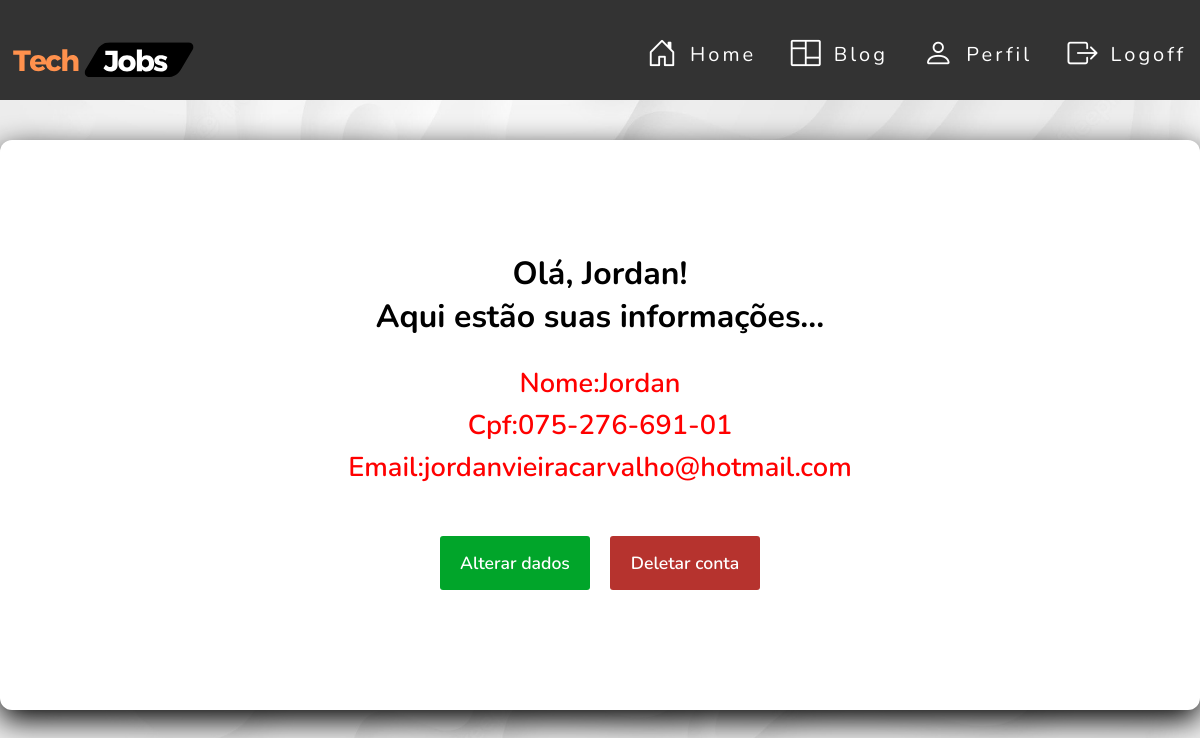
Screenshot of /usuarios/candidato/index.php (signed in) with the database file from the repository.
### tables this page shows
CREATE TABLE `usuario` (
  `id` int NOT NULL,
  `nome` varchar(40) DEFAULT NULL,
  `razao_social` varchar(50) DEFAULT NULL,
  `cpf` varchar(20) DEFAULT NULL,
  `cnpj` varchar(18) DEFAULT NULL,
  `senha` varchar(50) DEFAULT NULL,
  `email` varchar(50) NOT NULL,
  `sexo` varchar(20) DEFAULT NULL,
  `ddi` varchar(6) DEFAULT NULL,
  `ddd` varchar(20) DEFAULT NULL,
  `numero` varchar(17) DEFAULT NULL,
  `cep` varchar(15) DEFAULT NULL,
  `cidade` varchar(30) DEFAULT NULL,
  `logradouro` varchar(10) DEFAULT NULL,
  `bairro` varchar(30) DEFAULT NULL,
  `lote` varchar(10) DEFAULT NULL,
  `rua` varchar(30) DEFAULT NULL,
  `complemento` varchar(20) DEFAULT NULL,
  `curriculo` varchar(100) DEFAULT NULL,
  `perfil_id` int DEFAULT NULL
);

### src/database/conexao.php (called while the page is built)
<?php
class Conexao
{
    public static function getConexao()
    {
        try {
            return new PDO("mysql:host=127.0.0.1;dbname=techjobsdb", "root", "");
        } catch (\PDOException $e) {
            echo 'Error ao conectar com banco de dados. ' . $e->getMessage();
            return null;
        }
    }
}

### auth/permissoes.php (called while the page is built, shortened)
<?php
require_once __DIR__ . '/../src/database/conexao.php';
require_once __DIR__ . '/../src/dao/usuariodao.php';
$id = $_SESSION['usuario']['id'];
$dao = new UsuarioDAO();
$usuario = $dao->getById($id);

### src/dao/usuariodao.php (called while the page is built, shortened)
<?php
include_once __DIR__ . '/../database/conexao.php';
class  UsuarioDAO
{
    private $dbh;
    public function __construct()
    {
        $this->dbh = Conexao::getConexao();
    }
    public function getById($id)
    {
        $query = "SELECT * FROM usuario WHERE id = :id";
        $stmt = $this->dbh->prepare($query);
        $stmt->bindParam(":id", $id);
        $stmt->execute();
        $row = $stmt->fetch(PDO::FETCH_BOTH);
        $this->dbh = null;
        return $row;
    }
    public function getByPerfilId($perfil_id)
    {
        $query = "SELECT * FROM usuario WHERE perfil_id = :perfil_id";
        $stmt = $this->dbh->prepare($query);
        $stmt->bindParam(":perfil_id", $perfil_id);
        $stmt->execute();
        $row = $stmt->fetch(PDO::FETCH_BOTH);
        $this->dbh = null;
        return $row;
    }
}

### usuarios/candidato/index.php (the view, shortened to what this page needs)
<?php
require_once __DIR__ . '/../../src/database/conexao.php';
require_once __DIR__ . '/../../src/dao/usuariodao.php';
require_once __DIR__ . '/../../auth/permissoes.php';
?>
<!doctype html>
<html lang="en">
<head>
    <link rel="stylesheet" href="https://cdnjs.cloudflare.com/ajax/libs/font-awesome/4.7.0/css/font-awesome.min.css"
/>
    <link href="https://unpkg.com/progressive-image@1.2.0/dist/index.css" rel="stylesheet" type="text/css">
    <link href="https://unpkg.com/aos@2.3.1/dist/aos.css" rel="stylesheet">
    <link rel="stylesheet" href="../../assets/css/style.css">
    <link rel="stylesheet" href="../../assets/css/usuario.css">
    <link rel="stylesheet" href="../../assets/css/button.css">
    <link rel="stylesheet" href="https://cdn.jsdelivr.net/npm/bootstrap-icons@1.11.1/font/bootstrap-icons.css">
</head>
<body>
<header class="main-header">
    <nav class="main-header-content">
        <div class="logo">
            <a href="../../view/home.php">
                <img src="../../assets/img/Tech%20(1).svg" alt="" width="200px" height="100px">
            </a>
        </div>
        <nav class="menu">
            <ul>
                <li class="item-menu">
                    <a href="../../view/home.php">
                        <span class="icon"><i class="bi bi-house-door"></i></span>
                        <span class="txt-link">Home</span>
                    </a>
                </li>
                <li class="item-menu">
                    <a href="../../view/blog.php">
                        <span class="icon"><i class="bi bi-columns"></i></span>
                        <span class="txt-link">Blog</span>
                    </a>
                </li>
                <?php if ($perfil_id == 1) { ?>
                    <li class="item-menu">
                        <a href="index.php">
                            <span class="icon"><i class="bi bi-person"></i></span>
                            <span class="txt-link">Perfil</span>
                        </a>
                    </li>
                <?php } else if ($perfil_id == 2) { ?>
                    <li class="item-menu">
                        <a href="index.php">
                            <span class="icon"><i class="bi bi-person"></i></span>
                            <span class="txt-link">Perfil</span>
                        </a>
                    </li>
                <?php } else if ($perfil_id == 3) { ?>
                    <li class="item-menu">
                        <a href="index.php">
                            <span class="icon"><i class="bi bi-person"></i></span>
                            <span class="txt-link">Perfil</span>
                        </a>
                    </li>
                <?php } ?>
                <li class="item-menu">
                    <a href="../../auth/logoff.php">
                        <span class="icon"><i class="bi bi-box-arrow-right"></i></span>
                        <span class="txt-link">Logoff</span>
                    </a>
                </li>
            </ul>
        </nav>
    </nav>
</header>
<main class="main-information">
    <div class="card-information">
        <div class="container">
            <div class="row text ">
                <div class="col-md-12">
                    <div class="card-body font-weight-bold card-information-main">
                        <div class="card-information-box">
                            <span class="card-information-header"><h1>Olá, <?php echo ucfirst($usuario[1]); ?>!<br>Aqui estão suas informações...</h1></span>
                            <div class="card-information-box-text">
                                <div><h2>Nome: </h2></div>
                                <div><h2><?php echo ucfirst($usuario[1]); ?></h2></div>
                            </div>
                            <div class="card-information-box-text">
                                <div><h2>Cpf: </h2></div>
                                <div><h2><?php echo $usuario[3]; ?></h2></div>
                            </div>
                            <div class="card-information-box-text">
                                <div><h2>Email: </h2></div>
                                <div><h2><?php echo $usuario[6]; ?></h2></div>
                            </div>
                            <div class="btn-group">
                                <a class="btnalterar" href="edit.php?id=<?php $usuario[0]; ?>">Alterar dados</a>
                                <a class="btnexcluir" href="delete.php?id=<?php $usuario[0]; ?>"
                                   onclick="return confirm('Deseja confirmar a operação?');">Deletar conta</a>
                            </div>
                        </div>
                    </div>
                </div>
            </div>
        </div>
    </div>
</main>
</body>
</html>

### assets/css/style.css (style rules this page uses)
* { margin: 0; padding: 0; box-sizing: border-box; font-family: Nunito, Arial, Helvetica, sans-serif; }
body { background-color: #eee; animation-name: FadeIn; animation-duration: .6s; animation-delay: .5s; animation-timing-function: ease-in-out; animation-fill-mode: backwards; animation-direction: alternate; font-family: Arial, Helvetica, sans-serif; background: url("../img/0-white-bg-1.jpeg"); background-size: cover; overflow-x: hidden; }
.main-header { width: 100%; background: #333333; padding: 10px 0; height: 100px; }
.main-header .main-header-content { display: flex; max-width: 1800px; margin: 0 auto; justify-content: space-between; height: 100%; }
.main-header .main-header-content .logo { flex-basis: 25%; border: none !important; }
.main-header .main-header-content .logo a { text-decoration: none; font-size: 1.5rem; letter-spacing: 3px; color: coral; padding: 5px; transition: .5s; }
nav.menu { transition: .2s; }
.menu ul { list-style-type: none; display: flex; }
.menu ul li.item-menu a { color: #ffffff; text-decoration: none; transition: .5s; font-size: 20px; padding: 25px 4%; display: flex; margin-bottom: 20px; line-height: 40px; cursor: pointer; letter-spacing: 3px; }
.menu ul li.item-menu a .txt-link { margin-left: 10px; margin-right: 20px; }
.menu ul li.item-menu a .icon { font-size: 30px; margin-left: 15px; }
a { text-decoration: none }

### assets/css/usuario.css (style rules this page uses)
body { font-family: Arial, Helvetica, sans-serif; background-image: url(../img/0-white-bg-1.jpeg); background-size: cover; }
.text { text-align: center; width: 100%; }
.main-information { max-width: 1300px; margin: 0 auto; }
.card-information { width: 100%; background: #ffffff; border-radius: 12px; box-shadow: 0 10px 30px rgb(0, 0, 0); margin: 40px auto; padding: 40px; }
.card-information-header { margin: 30px; flex-basis: 50%; }
.card-information-box-text { display: flex; justify-content: center; }
.card-information-box-text div > h2 { color: red; font-weight: 600; padding-top: 5px; font-size: 1.7rem; }
.card-information-main { display: flex; flex-wrap: wrap; justify-content: center; }
.card-information-box { display: block; flex-wrap: wrap; flex-basis: 40%; margin: 30px 50px; }
main h1 { margin-top: 20px; text-align: center; font-size: 2rem; }

### assets/css/button.css (style rules this page uses)
.btn-group { display: flex; justify-content: center; margin: 40px; }
.btnalterar { border: none; width: 150px; padding: 15px 0px; background-color: rgb(1, 165, 42); color: #fff; text-align: center; text-decoration: none; font-size: 1.1rem; font-weight: 600; border-radius: 3px; display: inline-block; margin: 10px; transition: 0.4s; }
.btnexcluir { border: none; width: 150px; padding: 15px 0px; background-color: rgb(182, 51, 46); color: #fff; text-align: center; text-decoration: none; font-size: 1.1rem; font-weight: 600; border-radius: 3px; display: inline-block; margin: 10px; transition: 0.4s; }

### rows the page displays
usuario: nome "Jordan", cpf "075-276-691-01", email "jordanvieiracarvalho@hotmail.com"
